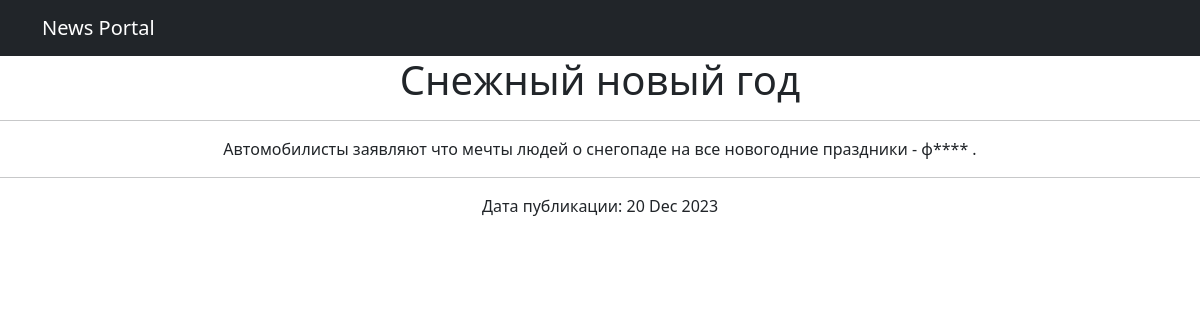
Screenshot of /create/4 with the database file from the repository.
### news/models.py (models this page shows, shortened)
class Post(models.Model):
    ART = 'С'
    NEWS = 'Н'
    TYPES = [(ART, 'Статья'), (NEWS, 'Новость')]
    author = models.ForeignKey(Author, on_delete=models.CASCADE)
    post_type = models.CharField(max_length=10, choices=TYPES)
    created_at = models.DateTimeField(auto_now_add=True)
    post_category = models.ManyToManyField(Category)
    post_title = models.CharField(max_length=120)
    post_text = models.TextField()
    post_rating = models.IntegerField(default=0)

### news/views.py (the view)
# urls.py: path("<int:pk>", PostDetail.as_view()),
class PostDetail(DetailView):
    model = Post
    template_name = "new.html"
    context_object_name = "post"
    def get_context_data(self, **kwargs):
        context = super().get_context_data(**kwargs)
        context["time_now"] = datetime.utcnow()
        return context

### news/templatetags/custom_filters.py (called while the page is built)
@register.filter()
def censor(value: str):
    bad_words = {'Гадость': 'Г***',
                 'гадость': 'г***',
                 'Чушь': 'Ч***',
                 'чушь' : 'ч***',
                 'Ерунда': 'Е*****',
                 'ерунда': 'е*****',
                 'Фигня': 'Ф****',
                 'фигня': 'ф****',
                 }
    words = value.split(' ')
    new_text = ''
    for i in range(len(words)):
        if words[i] in bad_words:
            words[i] = bad_words[words[i]]
            new_text += words[i]
            new_text += ' '
        else:
            new_text += words[i]
            new_text += ' '
    return new_text

### templates/new.html (shortened to what this page needs)
{% extends 'flatpages/default.html' %}
{% load custom_filters %}
{% block body %}
<center><h1>{{ post.post_title|censor }}</h1></center>
<hr>
<center>{{ post.post_text|censor }}</center>
<hr>
Дата публикации: {{ post.created_at|date:'d M Y' }}
{% endblock body %}

### rows the page displays
Post: post_title|censor "Снежный новый год", post_text|censor "Автомобилисты заявляют что мечты людей о снегопаде на все новогодние праздники - ф**** .", created_at "20 Dec 2023"
